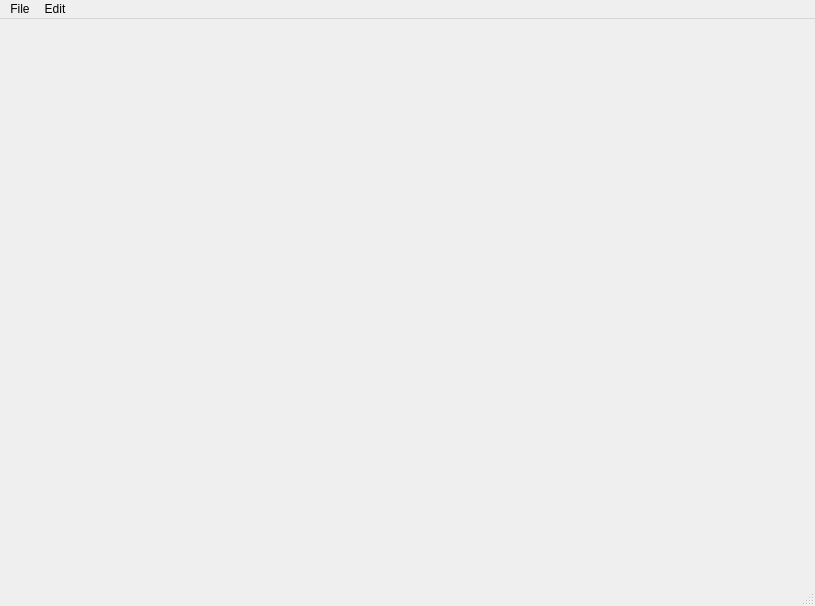
<?xml version="1.0" encoding="UTF-8"?>
<ui version="4.0">
 <class>Planner3DView</class>
 <widget class="QMainWindow" name="Planner3DView">
  <property name="geometry">
   <rect>
    <x>0</x>
    <y>0</y>
    <width>815</width>
    <height>606</height>
   </rect>
  </property>
  <property name="windowTitle">
   <string>Motion Planner 3D Visualizer</string>
  </property>
  <widget class="QWidget" name="centralwidget"/>
  <widget class="QMenuBar" name="menubar">
   <property name="geometry">
    <rect>
     <x>0</x>
     <y>0</y>
     <width>815</width>
     <height>21</height>
    </rect>
   </property>
   <widget class="QMenu" name="menuFile">
    <property name="title">
     <string>File</string>
    </property>
    <addaction name="actionLoad_topology"/>
    <addaction name="actionLoad_robot"/>
    <addaction name="separator"/>
    <addaction name="actionQuit"/>
   </widget>
   <widget class="QMenu" name="menuEdit">
    <property name="title">
     <string>Edit</string>
    </property>
    <addaction name="actionAdd_static_model"/>
   </widget>
   <addaction name="menuFile"/>
   <addaction name="menuEdit"/>
  </widget>
  <widget class="QStatusBar" name="statusbar"/>
  <action name="actionQuit">
   <property name="text">
    <string>Quit</string>
   </property>
  </action>
  <action name="actionLoad_topology">
   <property name="text">
    <string>Load topology...</string>
   </property>
  </action>
  <action name="actionLoad_robot">
   <property name="text">
    <string>Load robot...</string>
   </property>
  </action>
  <action name="actionAdd_static_model">
   <property name="text">
    <string>Add static model...</string>
   </property>
  </action>
 </widget>
 <resources/>
 <connections/>
</ui>
